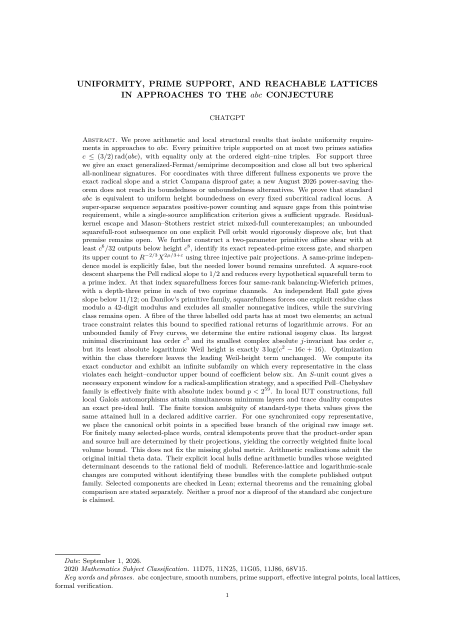
#> input picture output/pdf/ChatGPT_ABC_Balanced_Persistence_2026_09_01_QA/page-001.png, 910 x 1287 px (shown at 1/2 size); its folder holds only this picture in this run
$ python make_contact_sheet.py
#> lines starting #> are read from the running program, lines starting #| are printed output that depends on the picture
from pathlib import Path

from PIL import Image, ImageDraw


root = Path(__file__).resolve().parent
pages = sorted(root.glob("page-*.png"))
thumb_width = 300
label_height = 28
gap = 14
columns = 4

thumbs = []
for page in pages:
    with Image.open(page) as source:
#> source is the input picture: PIL image 910x1287 RGB; min 0, max 255, mean 244.1
        height = round(source.height * thumb_width / source.width)
#> height = 424
        image = source.convert("RGB").resize((thumb_width, height), Image.Resampling.LANCZOS)
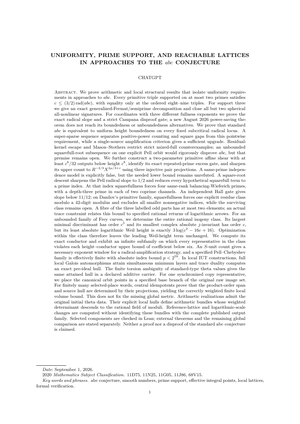
#> image: PIL image 300x424 RGB; min 48, max 255, mean 243.4
    thumbs.append((page.stem.removeprefix("page-"), image))

thumb_height = max(image.height for _, image in thumbs)
#> thumb_height = 424
rows = (len(thumbs) + columns - 1) // columns
#> rows = 1
sheet = Image.new(
    "RGB",
    (
        gap + columns * (thumb_width + gap),
        gap + rows * (thumb_height + label_height + gap),
    ),
    "white",
)
#> sheet: PIL image 1270x480 RGB; every value is 255
draw = ImageDraw.Draw(sheet)
for index, (label, image) in enumerate(thumbs):
    row, column = divmod(index, columns)
    x = gap + column * (thumb_width + gap)
    y = gap + row * (thumb_height + label_height + gap)
    draw.text((x, y), f"Page {int(label)}", fill="black")
    sheet.paste(image, (x, y + label_height))
#> this loop made 1 pass
#> (label, row, column, x, y) on pass 1: ('001', 0, 0, 14, 14)
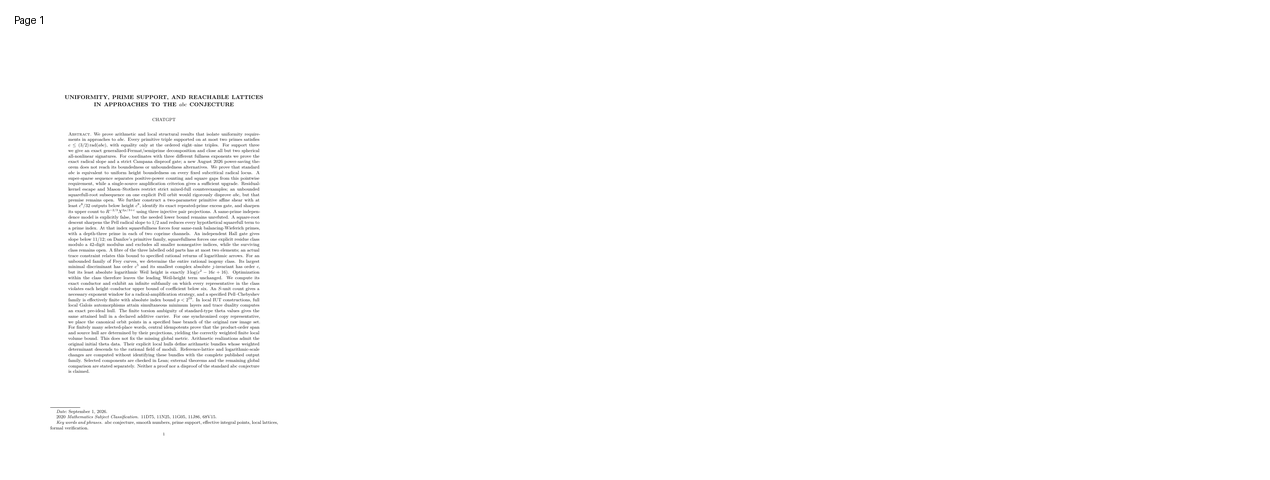
#> sheet: PIL image 1270x480 RGB; min 6, max 255, mean 252.5

sheet.save(root / "contact-sheet.png")

$ run again, on output/pdf/ChatGPT_ABC_Balanced_Persistence_2026_09_01_QA/page-099.png
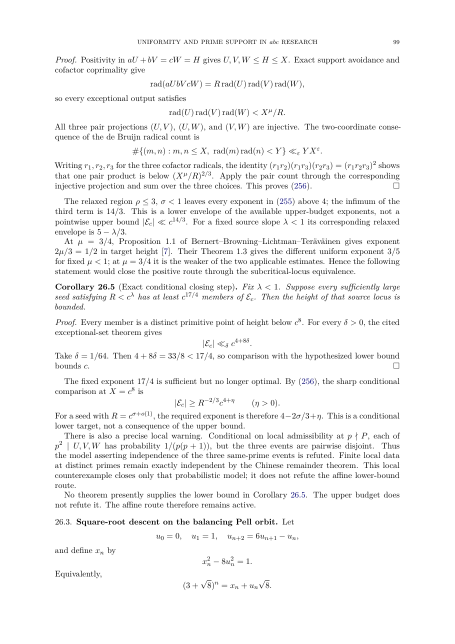
#> input picture output/pdf/ChatGPT_ABC_Balanced_Persistence_2026_09_01_QA/page-099.png, 910 x 1287 px (shown at 1/2 size)
#> source is the input picture: PIL image 910x1287 RGB; mean R, G, B 245.8, 245.8, 245.9
#> `image = source.convert("RGB").resize((thumb_width, height), Image.Resa..`:
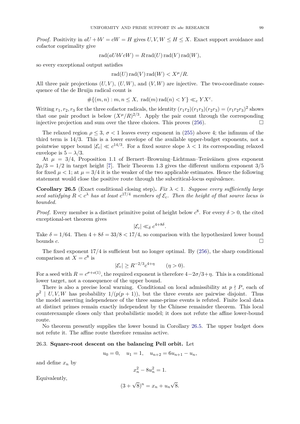
#> image: PIL image 300x424 RGB; mean R, G, B 245.2, 245.2, 245.3
#> thumb_height = 424
#> rows = 1
#> the loop `for index, (label, image) in enumerate(thumbs):` made 1 pass
#> (label, row, column, x, y) on pass 1: ('099', 0, 0, 14, 14)
#> after the loop `for index, (label, image) in enumerate(thumbs):`:
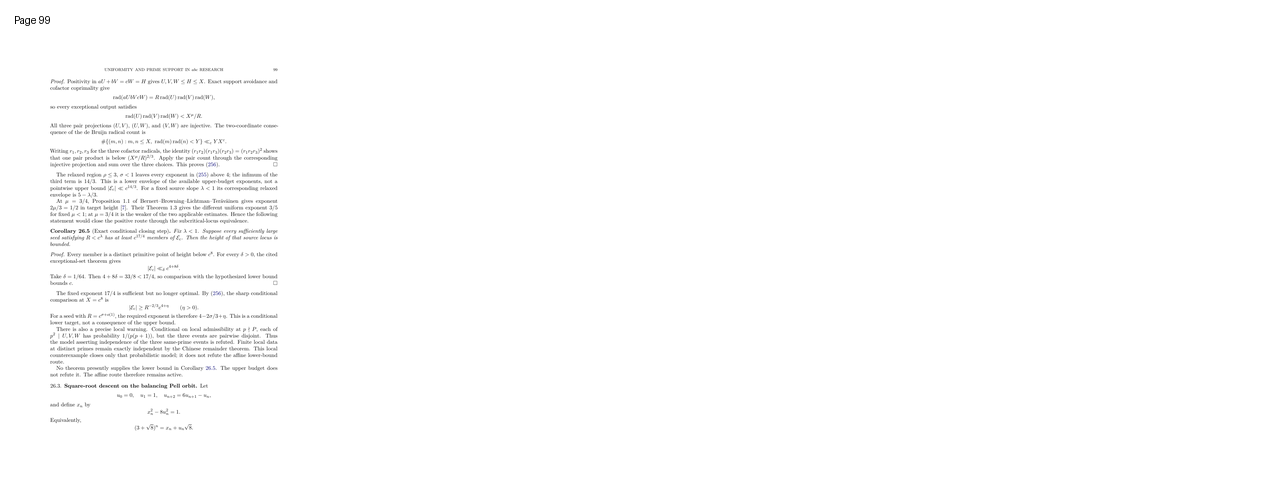
#> sheet: PIL image 1270x480 RGB; mean R, G, B 252.9, 252.9, 252.9

$ run again, on output/pdf/ChatGPT_ABC_Balanced_Persistence_2026_09_01_QA/page-100.png
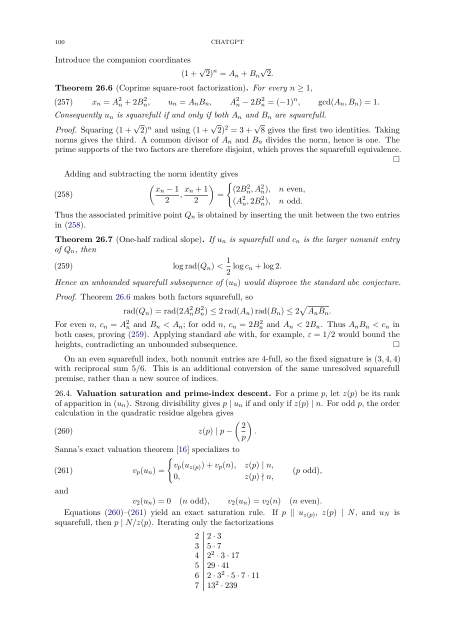
#> input picture output/pdf/ChatGPT_ABC_Balanced_Persistence_2026_09_01_QA/page-100.png, 910 x 1287 px (shown at 1/2 size)
#> source is the input picture: PIL image 910x1287 RGB; mean R, G, B 247.8, 247.8, 247.8
#> `image = source.convert("RGB").resize((thumb_width, height), Image.Resa..`:
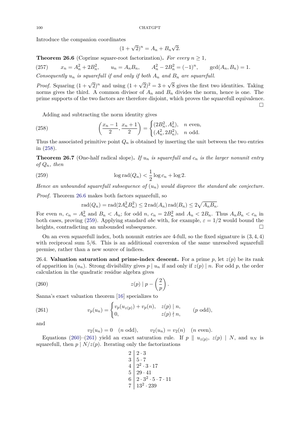
#> image: PIL image 300x424 RGB; mean R, G, B 247.3, 247.3, 247.3
#> thumb_height = 424
#> rows = 1
#> the loop `for index, (label, image) in enumerate(thumbs):` made 1 pass
#> (label, row, column, x, y) on pass 1: ('100', 0, 0, 14, 14)
#> after the loop `for index, (label, image) in enumerate(thumbs):`:
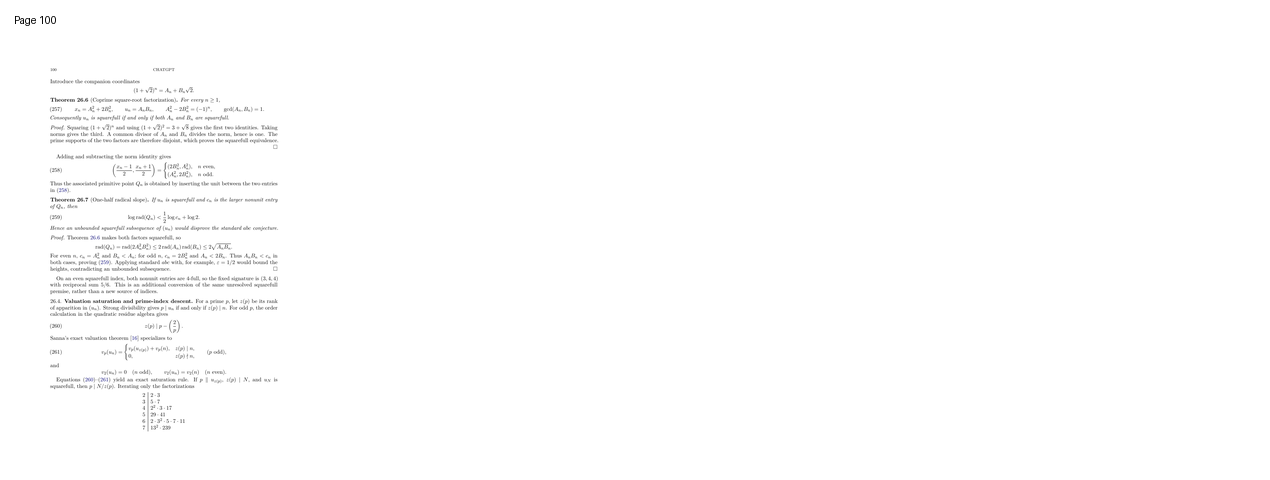
#> sheet: PIL image 1270x480 RGB; mean R, G, B 253.3, 253.3, 253.4

$ run again, on output/pdf/ChatGPT_ABC_Balanced_Persistence_2026_09_01_QA/page-101.png
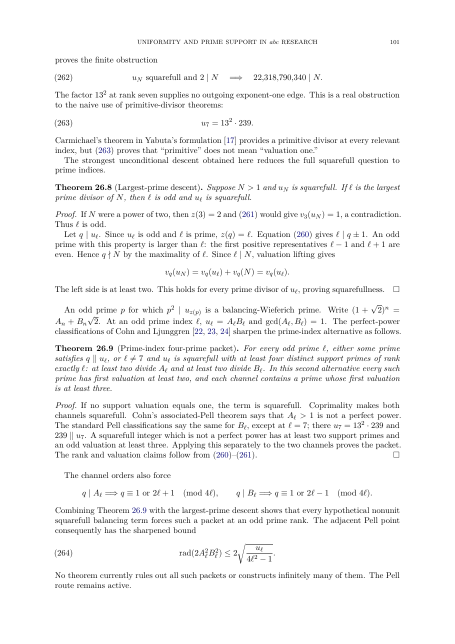
#> input picture output/pdf/ChatGPT_ABC_Balanced_Persistence_2026_09_01_QA/page-101.png, 910 x 1287 px (shown at 1/2 size)
#> source is the input picture: PIL image 910x1287 RGB; mean R, G, B 245.8, 245.8, 245.9
#> `image = source.convert("RGB").resize((thumb_width, height), Image.Resa..`:
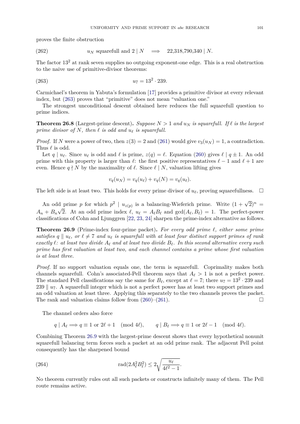
#> image: PIL image 300x424 RGB; mean R, G, B 245.2, 245.2, 245.3
#> thumb_height = 424
#> rows = 1
#> the loop `for index, (label, image) in enumerate(thumbs):` made 1 pass
#> (label, row, column, x, y) on pass 1: ('101', 0, 0, 14, 14)
#> after the loop `for index, (label, image) in enumerate(thumbs):`:
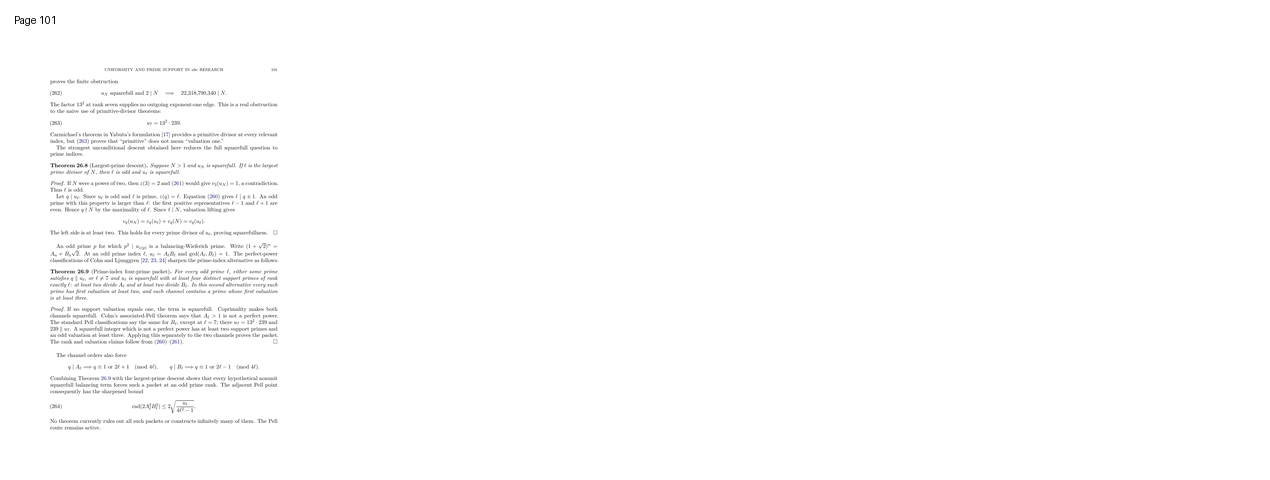
#> sheet: PIL image 1270x480 RGB; mean R, G, B 252.9, 252.9, 252.9

$ run again, on output/pdf/ChatGPT_ABC_Balanced_Persistence_2026_09_01_QA/page-096.png
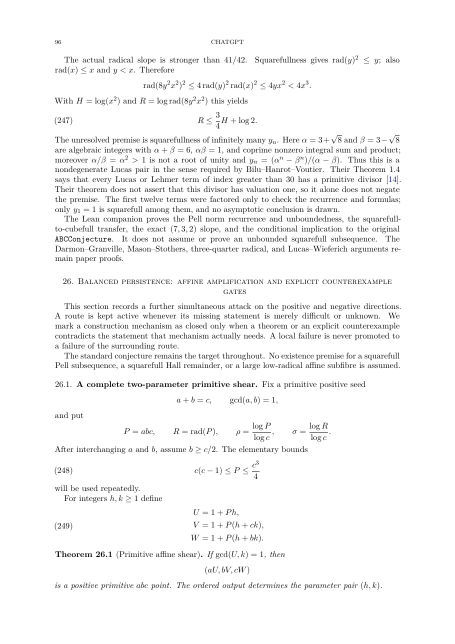
#> input picture output/pdf/ChatGPT_ABC_Balanced_Persistence_2026_09_01_QA/page-096.png, 910 x 1287 px (shown at 1/2 size)
#> source is the input picture: PIL image 910x1287 RGB; mean R, G, B 246.7, 246.7, 246.7
#> `image = source.convert("RGB").resize((thumb_width, height), Image.Resa..`:
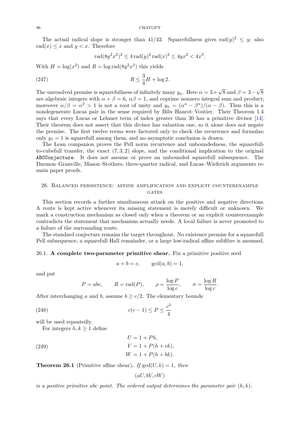
#> image: PIL image 300x424 RGB; mean R, G, B 246.2, 246.2, 246.2
#> thumb_height = 424
#> rows = 1
#> the loop `for index, (label, image) in enumerate(thumbs):` made 1 pass
#> (label, row, column, x, y) on pass 1: ('096', 0, 0, 14, 14)
#> after the loop `for index, (label, image) in enumerate(thumbs):`:
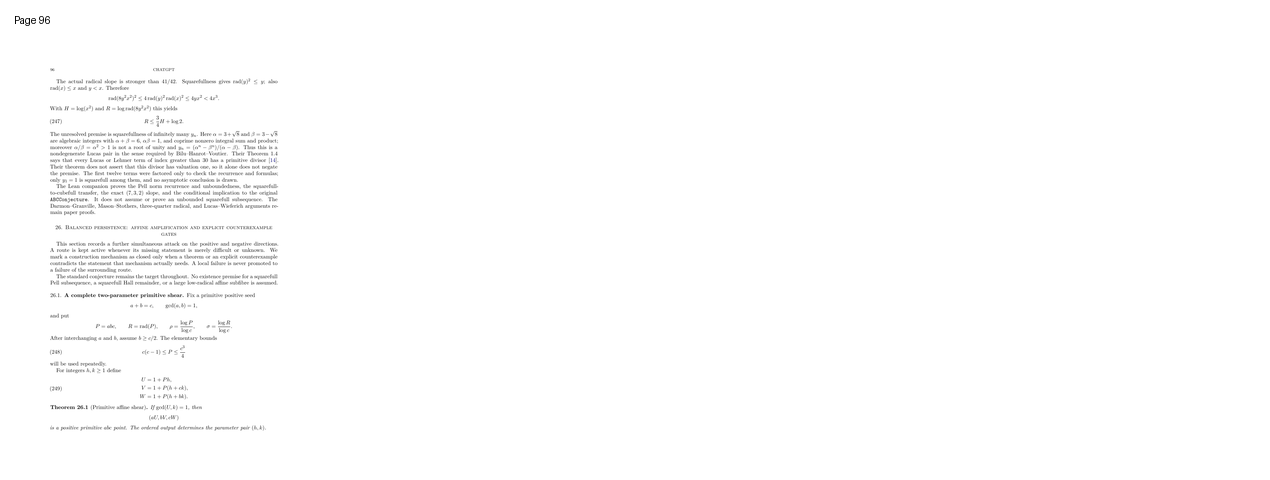
#> sheet: PIL image 1270x480 RGB; mean R, G, B 253.1, 253.1, 253.1
